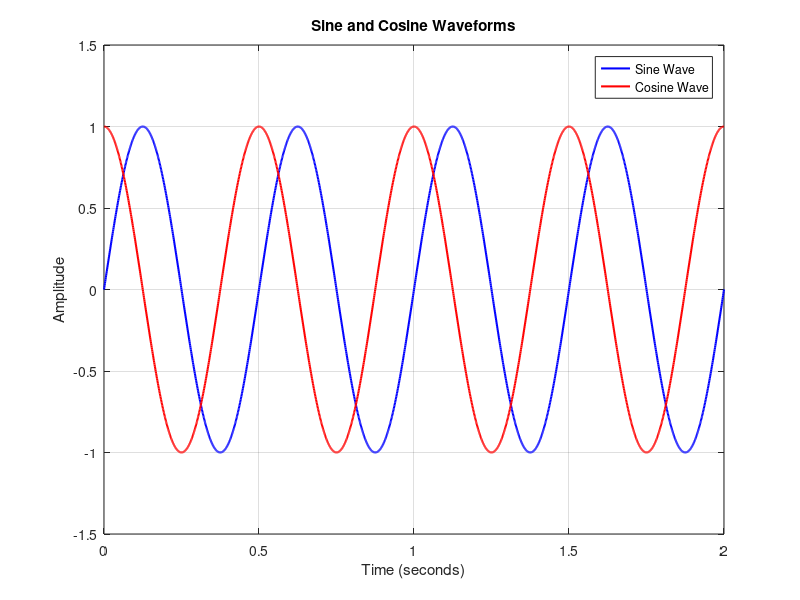

This chart was generated by the following MATLAB code:
clc;
clear;
close all;

% PROJECT 01: SINE AND COSINE WAVEFORM GENERATOR

% 1. Define signal parameters
A = 1;          % Amplitude
f = 2;          % Frequency in Hz
Fs = 1000;      % Sampling frequency
T = 1/Fs;       % Sampling period
t = 0:T:2;      % Time vector (2 seconds)

% 2. Generate sine and cosine signals
x = A*sin(2*pi*f*t);
y = A*cos(2*pi*f*t);

% 3. Plot the sine wave
figure;

plot(t, x, 'b', 'LineWidth', 1.5);
hold on;

% 4. Plot the cosine wave
plot(t, y, 'r', 'LineWidth', 1.5);

% 5. Add graph formatting
grid on;
xlabel('Time (seconds)');
ylabel('Amplitude');
title('Sine and Cosine Waveforms');

legend('Sine Wave', 'Cosine Wave');

% 6. Set axis limits
xlim([0 2]);
ylim([-1.5 1.5]);
